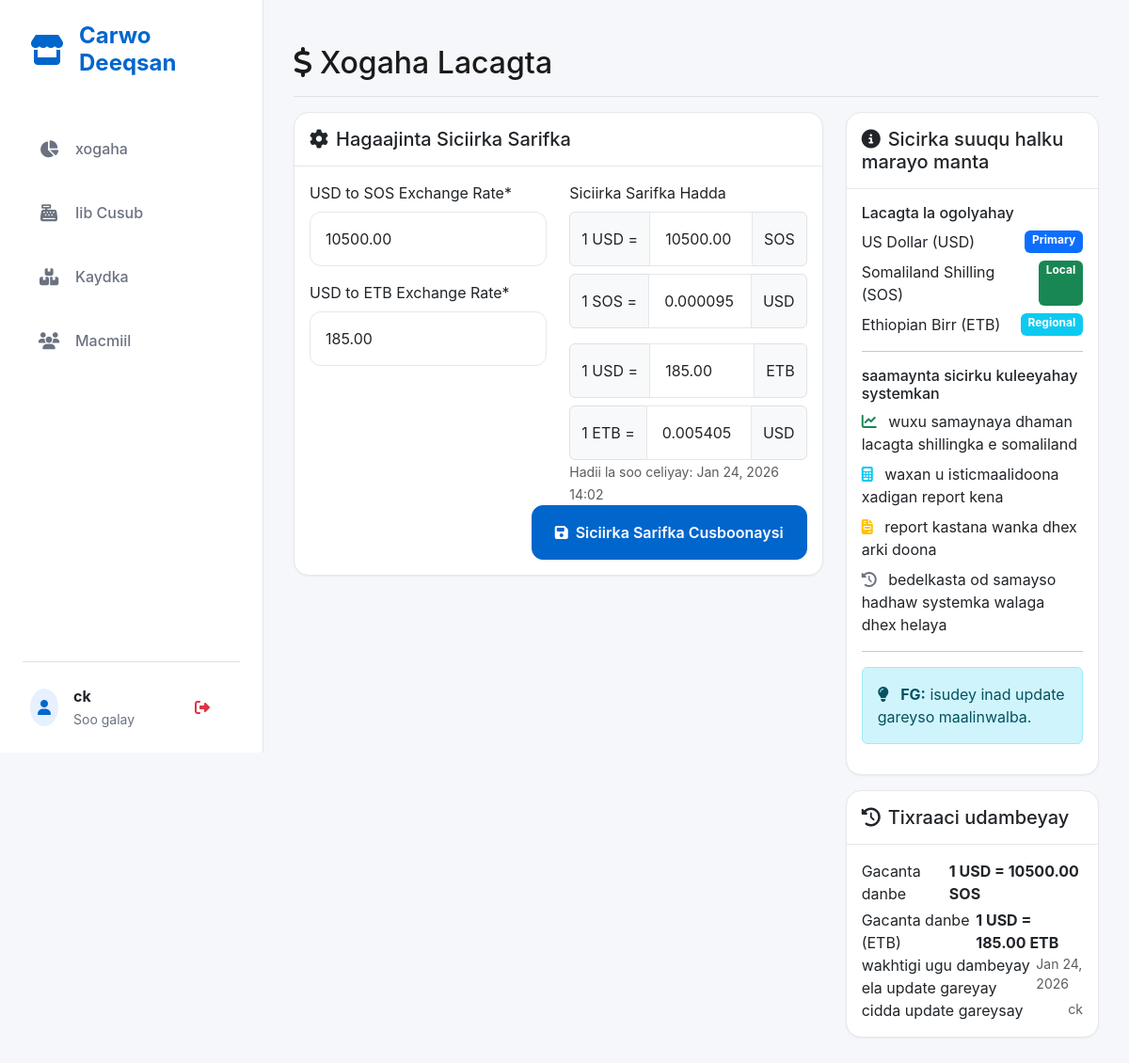
/currency-settings/ (signed in), run on an earlier commit of the app's database.
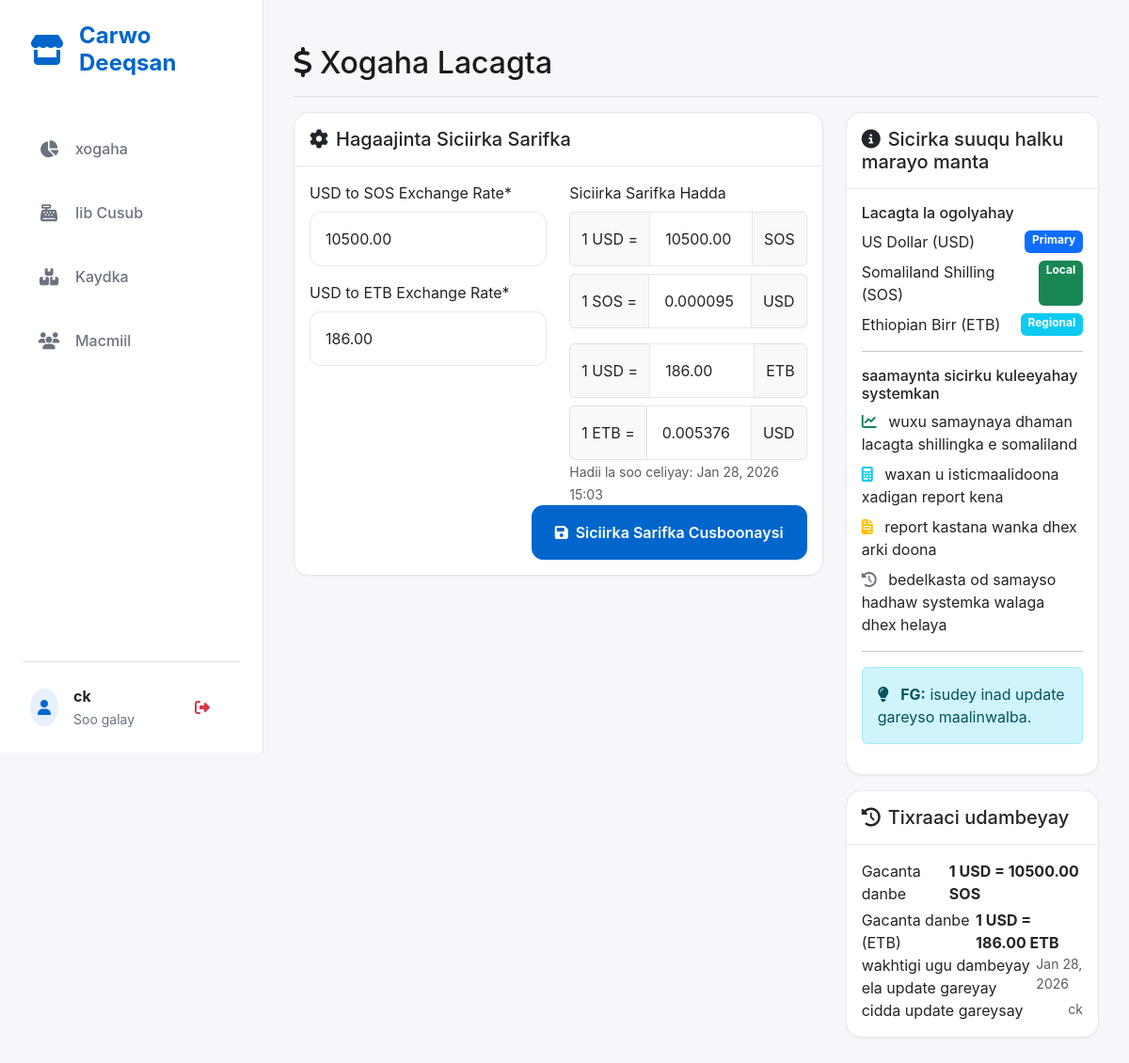
And on a later commit of the database.
### core/models.py (models this page shows, shortened)
class CurrencySettings(models.Model):
    usd_to_sos_rate = models.DecimalField(
        max_digits=10,
        decimal_places=2,
        default=8000.00,
        verbose_name="USD to SOS Exchange Rate"
    )
    sos_to_usd_rate = models.DecimalField(
        max_digits=10,
        decimal_places=6,
        default=0.000125,
        verbose_name="SOS to USD Exchange Rate"
    )
    usd_to_etb_rate = models.DecimalField(
        max_digits=10,
        decimal_places=2,
        default=100.00,
        verbose_name="USD to ETB Exchange Rate"
    )
    etb_to_usd_rate = models.DecimalField(
        max_digits=10,
        decimal_places=6,
        default=0.01,
        verbose_name="ETB to USD Exchange Rate"
    )
    date_updated = models.DateTimeField(auto_now=True)
    updated_by = models.ForeignKey(User, on_delete=models.SET_NULL, null=True)
    class Meta:
        verbose_name = "Currency Setting"
        verbose_name_plural = "Currency Settings"

class User(AbstractUser):
    phone = models.CharField(max_length=15, blank=True, null=True)
    date_created = models.DateTimeField(auto_now_add=True)
    date_updated = models.DateTimeField(auto_now=True)
    class Meta:
        verbose_name = "Admin User"
        verbose_name_plural = "Admin Users"

### core/views.py (the view)
# urls.py: path('currency-settings/', views.currency_settings, name='currency_settings'),
@superuser_required
def currency_settings(request):
    currency_settings = CurrencySettings.objects.first()
    if request.method == 'POST':
        form = CurrencySettingsForm(request.POST, instance=currency_settings)
        if form.is_valid():
            settings = form.save(commit=False)
            settings.updated_by = request.user
            settings.save()
            log_audit_action(
                request.user, 'update_currency', 'CurrencySettings', settings.id,
                f'Updated exchange rate to {settings.usd_to_sos_rate}',
                request.META.get('REMOTE_ADDR')
            )
            messages.success(request, 'Currency settings updated successfully!')
            return redirect('core:currency_settings')
    else:
        form = CurrencySettingsForm(instance=currency_settings)
    context = {
        'form': form,
        'currency_settings': currency_settings,
    }
    return render(request, 'core/currency_settings.html', context)

### core/forms.py (shortened to what this page needs)
class CurrencySettingsForm(forms.ModelForm):
    class Meta:
        model = CurrencySettings
        fields = ['usd_to_sos_rate', 'usd_to_etb_rate']
        widgets = {
            'usd_to_sos_rate': forms.NumberInput(attrs={
                'step': '0.01',
                'min': '0.01',
                'class': 'form-control',
                'placeholder': '8000.00'
            }),
            'usd_to_etb_rate': forms.NumberInput(attrs={
                'step': '0.01',
                'min': '0.01',
                'class': 'form-control',
                'placeholder': '100.00'
            })
        }

### core/permissions_policy.py (called while the page is built)
    def process_response(self, request, response):
        existing = response.get('Permissions-Policy')
        policy = "camera=(self)"
        if existing:
            if 'camera=' not in existing:
                response['Permissions-Policy'] = f"{existing}, {policy}"
        else:
            response['Permissions-Policy'] = policy
        return response

### core/templates/core/currency_settings.html (shortened to what the changed rows need)
{% extends 'core/base.html' %}
{% load crispy_forms_tags %}
{% block content %}
<div class="d-flex justify-content-between flex-wrap flex-md-nowrap align-items-center pt-3 pb-2 mb-3 border-bottom">
    <h1 class="h2">
        <i class="fas fa-dollar-sign me-2"></i>Xogaha Lacagta
    </h1>
</div>
<div class="row">
    <div class="col-lg-8">
        <div class="card">
            <div class="card-body">
                <form method="post">
                    <div class="row">
                        <div class="col-md-6">
                            {{ form.usd_to_sos_rate|as_crispy_field }}
                            {{ form.usd_to_etb_rate|as_crispy_field }}
                        </div>
                        <div class="col-md-6">
                            <div class="form-group">
                                <label class="form-label">Siciirka Sarifka Hadda</label>
                                <div class="input-group mb-2">
                                    <span class="input-group-text">1 USD =</span>
                                    <input type="text" class="form-control" value="{{ currency_settings.usd_to_sos_rate|floatformat:2 }}" readonly>
                                    <span class="input-group-text">SOS</span>
                                </div>
                                <div class="input-group">
                                    <span class="input-group-text">1 SOS =</span>
                                    <input type="text" class="form-control" value="{{ currency_settings.sos_to_usd_rate|floatformat:6 }}" readonly>
                                    <span class="input-group-text">USD</span>
                                </div>
                                <div class="input-group mb-2 mt-3">
                                    <span class="input-group-text">1 USD =</span>
                                    <input type="text" class="form-control" value="{{ currency_settings.usd_to_etb_rate|floatformat:2 }}" readonly>
                                    <span class="input-group-text">ETB</span>
                                </div>
                                <div class="input-group">
                                    <span class="input-group-text">1 ETB =</span>
                                    <input type="text" class="form-control" value="{{ currency_settings.etb_to_usd_rate|floatformat:6 }}" readonly>
                                    <span class="input-group-text">USD</span>
                                </div>
                                <small class="form-text text-muted">Hadii la soo celiyay: {{ currency_settings.date_updated|date:"M d, Y H:i" }}</small>
                            </div>
                        </div>
                    </div>
                </form>
            </div>
        </div>
    </div>
    <div class="col-lg-4">
        <div class="card mt-3">
            <div class="card-body">
                <div class="d-flex justify-content-between">
                    <span>Gacanta danbe</span>
                    <strong>1 USD = {{ currency_settings.usd_to_sos_rate|floatformat:2 }} SOS</strong>
                </div>
                <div class="d-flex justify-content-between mt-1">
                    <span>Gacanta danbe (ETB)</span>
                    <strong>1 USD = {{ currency_settings.usd_to_etb_rate|floatformat:2 }} ETB</strong>
                </div>
                <div class="d-flex justify-content-between">
                    <span>wakhtigi ugu dambeyay ela update gareyay</span>
                    <small class="text-muted">{{ currency_settings.date_updated|date:"M d, Y" }}</small>
                </div>
                {% if currency_settings.updated_by %}
                <div class="d-flex justify-content-between">
                    <span>cidda update gareysay</span>
                    <small class="text-muted">{{ currency_settings.updated_by.get_full_name|default:currency_settings.updated_by.username }}</small>
                </div>
                {% endif %}
            </div>
        </div>
    </div>
</div>
{% endblock %}

What changed in the data, as far as the page shows it:
changed CurrencySettings "ck": usd_to_etb_rate "185.00" → "186.00"; etb_to_usd_rate "0.005405" → "0.005376"; date_updated "Jan 24, 2026 14:02" → "Jan 28, 2026 15:03"; date_updated "Jan 24, 2026" → "Jan 28, 2026"
